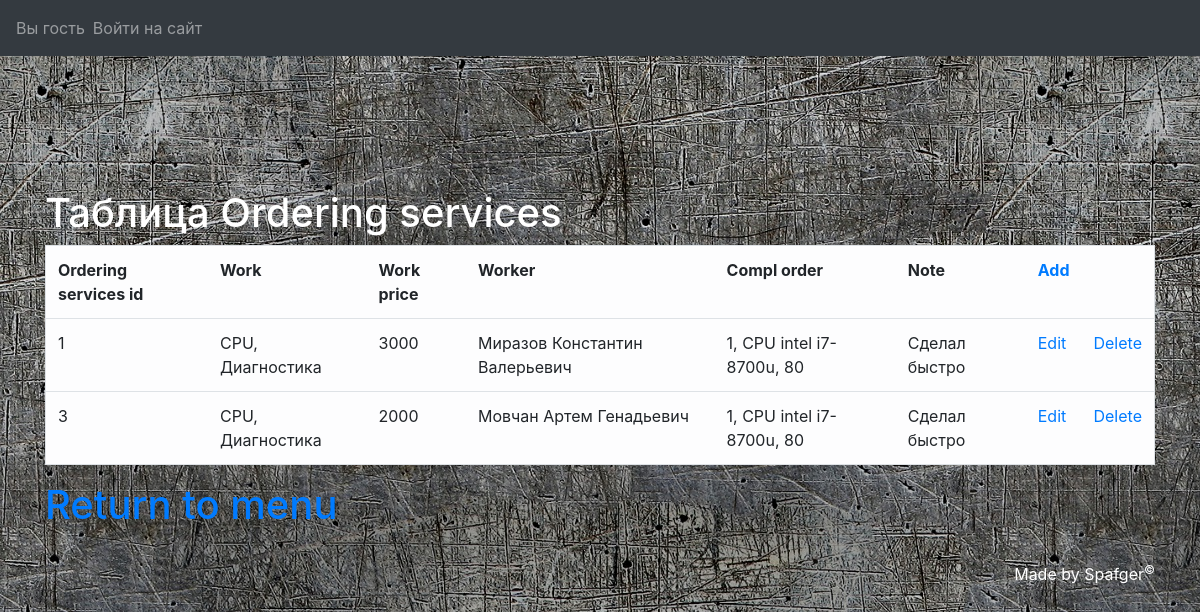
The app's page /LabaUD/mainmenu/Orse/outorse with its own data.
### LabaUD/models.py (models this page shows, shortened)
class Ordering_services(models.Model):
    id_ordering_services = models.AutoField(primary_key=True)
    work_id = models.ForeignKey(Work, on_delete=models.CASCADE)
    work_price = models.IntegerField()
    worker_id = models.ForeignKey(Worker, on_delete=models.CASCADE)
    compl_order_id = models.ForeignKey(Compl_order, on_delete=models.CASCADE)
    note_ordering_services = models.CharField(max_length=128)

class Work(models.Model):
    id_work = models.AutoField(primary_key=True)
    detail = models.CharField(max_length=128)
    work_name = models.CharField(max_length=64)
    work_term = models.CharField(max_length=128)
    work_price = models.IntegerField()
    def __str__(self):
        return self.detail + ", " + self.work_name

class Worker(models.Model):
    id_worker = models.AutoField(primary_key=True)
    post = models.CharField(max_length=64)
    phone_number_worker = models.CharField(max_length=13)
    account_number_worker = models.CharField(max_length=20)
    passport_worker = models.CharField(max_length=128)
    dofb_worker = models.DateField()
    fio_worker = models.CharField(max_length=128)
    def __str__(self):
        return self.fio_worker

class Compl_order(models.Model):
    id_compl_order = models.AutoField(primary_key=True)
    total_cost = models.IntegerField()
    store_compl_id = models.ForeignKey(Storage, on_delete=models.CASCADE)
    amount_compl = models.IntegerField()
    def __str__(self):
        return str(self.id_compl_order) + ", " + str(self.store_compl_id)

class Storage(models.Model):
    id_store_compl = models.AutoField(primary_key=True)
    compl_id = models.ForeignKey(Compl, on_delete=models.CASCADE)
    stock_balance = models.IntegerField()
    supplier_id = models.ForeignKey(Supplier, on_delete=models.CASCADE)
    def __str__(self):
        return str(self.compl_id) + ", " + str(self.stock_balance)

class Compl(models.Model):
    id_compl = models.AutoField(primary_key=True)
    compl_name = models.CharField(max_length=64)
    compl_article = models.CharField(max_length=20)
    compl_price = models.IntegerField()
    compl_maker = models.CharField(max_length=64)
    compl_description = models.CharField(max_length=128)
    def __str__(self):
        return self.compl_name

### LabaUD/views.py (the view)
def outorse(request):
    cur_user = get_user(request)
    orse_list = Ordering_services.objects.all()
    return render(request, "bdedit/Orse/outorse.html", locals())

### templates/bdedit/Orse/outorse.html (shortened to what this page needs)
{% extends "base.html" %}
{% block content %}
    <div class="container">
        <h1 style="color: #FFFFFF">Таблица Ordering services</h1>
        <table class="table table-light border table-hover" align="center">
            <tr class="bold_text">
                <td>Ordering services id</td>
                <td>Work</td>
                <td>Work price</td>
                <td>Worker</td>
                <td>Compl order</td>
                <td>Note</td>
                <td><a href="{% url "add_orse" %}">Add</a></td>
            </tr>
            {% for orse in orse_list %}
                <tr>
                    <td>{{ orse.id_ordering_services }}</td>
                    <td>{{ orse.work_id }}</td>
                    <td>{{ orse.work_price }}</td>
                    <td>{{ orse.worker_id }}</td>
                    <td>{{ orse.compl_order_id }}</td>
                    <td>{{ orse.note_ordering_services }}</td>
                    <td><a href="{% url "edit_orse" orse.id_ordering_services %}">Edit</a></td>
                    <td><a href="{% url "delete_orse" orse.id_ordering_services %}">Delete</a></td>
                </tr>
            {% endfor %}
        </table>
        <h1><a href="../../mainmenu">Return to menu</a>
        </h1>
    </div>
{% endblock content %}

### LabaUD/static/css/styles.css (style rules this page uses)
.bold_text { font-weight: bold; }

### records on screen
Ordering_services: id_ordering_services "1", work_id "CPU, Диагностика", work_price "3000", worker_id "Миразов Константин Валерьевич", compl_order_id "1, CPU intel i7-8700u, 80", note_ordering_services "Сделал быстро"
Ordering_services: id_ordering_services "3", work_id "CPU, Диагностика", work_price "2000", worker_id "Мовчан Артем Генадьевич", compl_order_id "1, CPU intel i7-8700u, 80", note_ordering_services "Сделал быстро"
